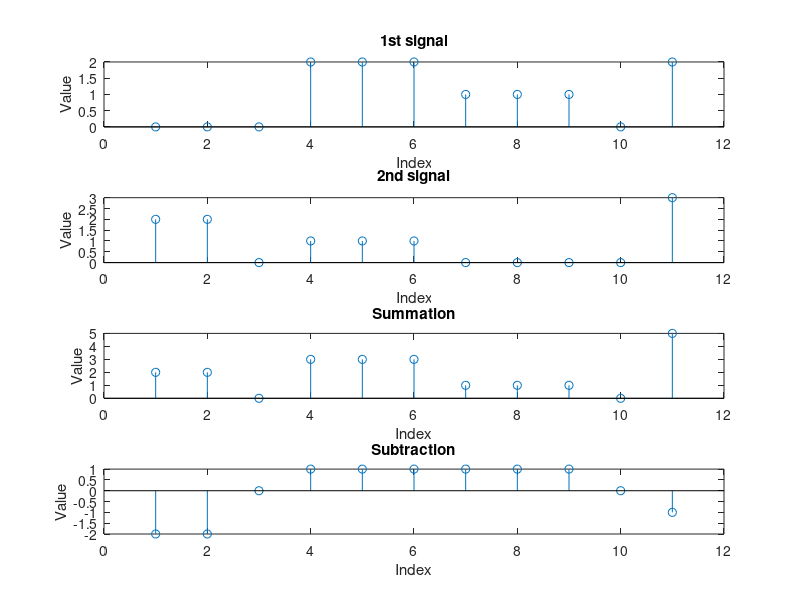

Source code (MATLAB):
n1 = [0, 0, 0, 2, 2, 2, 1, 1, 1, 0, 2]
subplot(4, 1, 1);
stem(n1);
title('1st signal');
xlabel('Index');
ylabel('Value');
n2 = [2, 2, 0, 1, 1, 1, 0, 0, 0, 0, 3]
subplot(4, 1, 2);
stem(n2);
title('2nd signal');
xlabel('Index');
ylabel('Value');
n3=n1+n2;
subplot(4, 1, 3);
stem(n3);
title('Summation');
xlabel('Index');
ylabel('Value');
n4=n1-n2;
subplot(4, 1, 4);
stem(n4);
title('Subtraction');
xlabel('Index');
ylabel('Value');